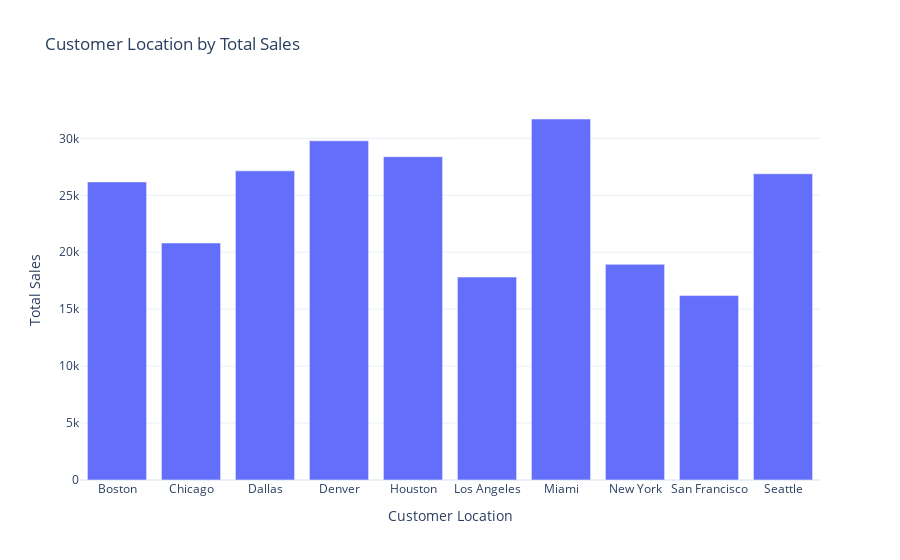

Write notebook code for a chart like this one.
### Code cell
fig = px.bar(customer_location_by_total_sales,
            x='Customer Location',
            y='Total Sales',
            title='Customer Location by Total Sales')
fig.show()

### Figure 1 — Plotly figure (JSON) as saved in the notebook; plotly's stock layout.template omitted (floating-point values rounded to 4 significant figures)
{"data": [{"hovertemplate": "Customer Location=%{x}<br>Total Sales=%{y}<extra></extra>", "legendgroup": "", "marker": {"color": "#636efa", "pattern": {"shape": ""}}, "name": "", "orientation": "v", "showlegend": false, "textposition": "auto", "type": "bar", "x": ["Boston", "Chicago", "Dallas", "Denver", "Houston", "Los Angeles", "Miami", "New York", "San Francisco", "Seattle"], "xaxis": "x", "y": [26170, 20810, 27145, 29785, 28390, 17820, 31700, 18940, 16195, 26890], "yaxis": "y"}], "layout": {"barmode": "relative", "legend": {"tracegroupgap": 0}, "title": {"text": "Customer Location by Total Sales"}, "xaxis": {"anchor": "y", "domain": [0, 1], "title": {"text": "Customer Location"}}, "yaxis": {"anchor": "x", "domain": [0, 1], "title": {"text": "Total Sales"}}}}
